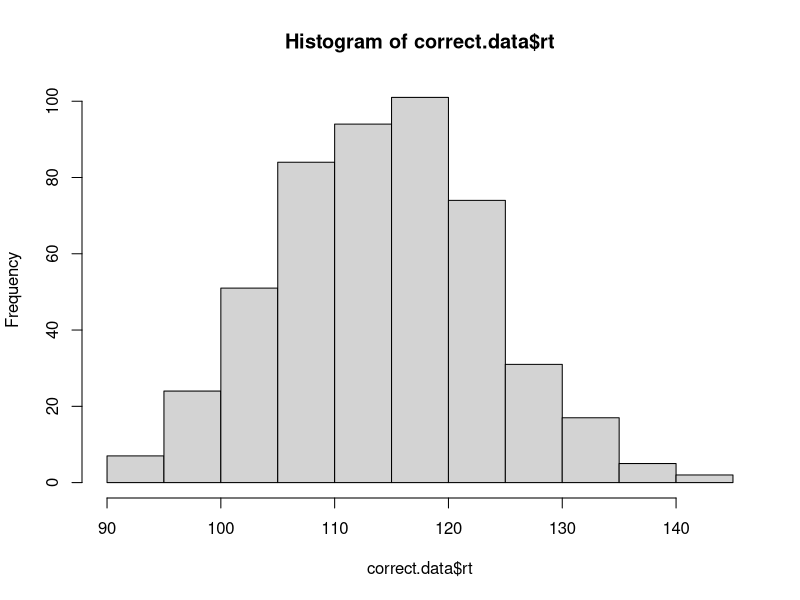
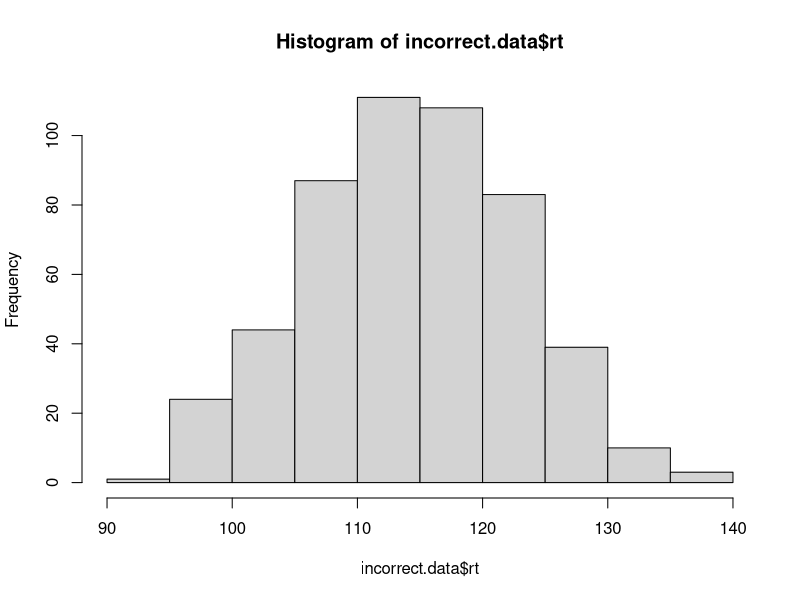

Write R code to recreate these figures, in order.
# implement the model by filling in the function below
# the model should return a data frame with two columns: correct and rt
# the correct column should be TRUE or FALSE, and rt should contain the
# number of steps it took to reach the criterion.

# note that the function takes four arguments:
# samples is the number of samples to draw from the model
# rate.1 is the evidence accumulation rate for the correct response (default value is 40)
# rate.1 is the evidence accumulation rate for the incorrect response (default value is 40)
# criterion is the threshold for a response (default value is 3)

#Accumulator 1 and 2 are going up at a different rate. Whichever that gets to the threshold first is the correct.

# one oddity: note that higher values for rate.1 and rate.2 will actually produce slower RTs.
# this is because the rate parameter is controlling the rate of decay of the exponential distribution,
# so faster rates mean that less evidence is likely to accumulate on each step. we could make
# these parameters more intuitive by taking 1/rate.1 and 1/rate.2 as the values to rexp().

add.evidence <- function(rate.1=40, rate.2=40){
  evidence.accu.1 <- 0
  evidence.accu.2 <-0
  number.of.samples <-0
  criterion<-3
  rate.1 <-40
  rate.2 <-40
  while ((evidence.accu.1 <= criterion) &&(evidence.accu.2 <= criterion)) {
    number.of.samples <- number.of.samples+1
    newval1 <-rexp(1,rate.1)
    newval2 <-rexp(1, rate.2)
    evidence.accu.1<-evidence.accu.1+newval1
    evidence.accu.2<-evidence.accu.2+newval2
  }  
  if(evidence.accu.1>evidence.accu.2){ #Accumulator 1 =correct
    return(c(TRUE, number.of.samples))
  }
  if(evidence.accu.2>evidence.accu.1){ #Accumulator 2 =incorrect
    return(c(FALSE, number.of.samples))
  }
}

random.walk.model <- function(samples, drift=0, sdrw=0.3, criterion=3){
  data <- replicate(samples, add.evidence(drift, sdrw))
  accuracy.array <- data[1, 1:samples] #Grab the 1st thing out of Return (internal.evidence
  #and number.of.samples) and do that for 1 to out of all samples.
  rt.array <-data[2, 1:samples] #Grab the 2nd thing out of Return (internal.evidence
  #and number.of.samples) and do that for 1 to out of all samples.
  output <- data.frame(
    correct = accuracy.array,
    rt = rt.array
  )
  
  return(output)
}

accumulator.model <- function(samples, rate.1=40, rate.2=40, criterion=3){
  data <- replicate(samples,add.evidence(rate.1, rate.2))
  accuracy.array <- accuracy.array <- data[1, 1:samples] #Grab the 1st thing out of Return (internal.evidence
  #and number.of.samples) and do that for 1 to out of all samples.
  rt.array <-data[2, 1:samples] #Grab the 2nd thing out of Return (internal.evidence
  #and number.of.samples) and do that for 1 to out of all samples.

  output <- data.frame(
    correct = accuracy.array,
    rt = rt.array
  )
  
  return(output)
}


#Josh's code
accumulator.model <- function(samples, rate.1=40, rate.2=40, criterion=3){
  
  accuracy.array <- numeric()
  rt.array <- numeric()
  
  for(i in 1:samples){
    evidence.1 <- 0
    evidence.2 <- 0
    rt <- 0
    while(evidence.1 < criterion && evidence.2 < criterion){
      evidence.1 <- evidence.1 + rexp(1, rate.1)
      evidence.2 <- evidence.2 + rexp(1, rate.2)
      rt <- rt + 1
    }
    rt.array[i] <- rt
    accuracy.array[i] <- (evidence.1 > evidence.2)
  }
  
  output <- data.frame(
    correct = accuracy.array,
    rt = rt.array
  )
  
  return(output)
}
# test the model ####

# if the model is working correctly, then the line below should generate a data frame with 
# 1000 samples and about half of the samples should be correct. the average rt will probably
# be around 112, but might vary from that by a bit.

initial.test <- accumulator.model(1000)
sum(initial.test$correct) / length(initial.test$correct) # should be close to 0.5
mean(initial.test$rt) # should be about 112

# visualize the RT distributions ####

# we can use dplyr to filter the data and visualize the correct and incorrect RT distributions

library(dplyr)

correct.data <- initial.test %>% filter(correct==TRUE)
incorrect.data <- initial.test %>% filter(correct==FALSE)

hist(correct.data$rt)
hist(incorrect.data$rt)
